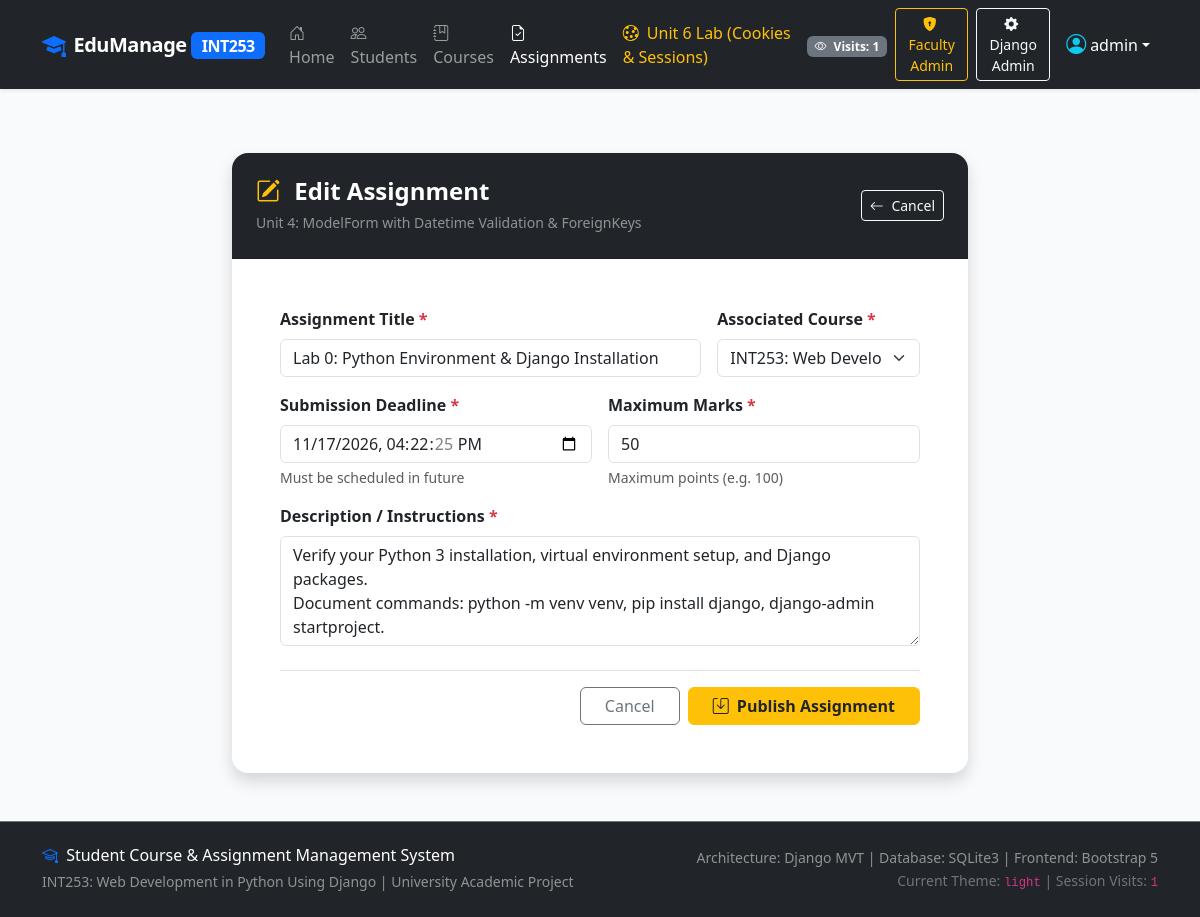
The app's page /assignments/3/edit/ (signed in) with its own data.
### assignments/models.py (models this page shows, shortened)
class Assignment(models.Model):
    assignment_title = models.CharField(
        max_length=200,
        verbose_name="Assignment Title",
        help_text="Title of the assignment or practical project task"
    )
    description = models.TextField(
        verbose_name="Description / Instructions",
        help_text="Detailed problem statement and submission instructions"
    )
    course = models.ForeignKey(
        Course,
        on_delete=models.CASCADE,
        related_name='assignments',
        verbose_name="Associated Course"
    )
    deadline = models.DateTimeField(
        verbose_name="Submission Deadline",
        help_text="Date and time when submissions close"
    )
    max_marks = models.PositiveIntegerField(
        default=100,
        verbose_name="Maximum Marks",
        help_text="Total marks allocated for this assignment"
    )
    created_at = models.DateTimeField(
        auto_now_add=True,
        verbose_name="Created At"
    )
    updated_at = models.DateTimeField(
        auto_now=True,
        verbose_name="Last Updated"
    )
    class Meta:
        ordering = ['deadline', '-created_at']
        verbose_name = "Assignment"
        verbose_name_plural = "Assignments"

### assignments/views.py (the view)
# urls.py: path('<int:pk>/edit/', views.assignment_update_view, name='edit'),
@login_required
def assignment_update_view(request, pk):
    if not (request.user.is_staff or request.user.is_superuser):
        messages.error(request, "Permission denied: Only faculty can modify assignments.")
        return redirect('assignments:detail', pk=pk)
    assignment = get_object_or_404(Assignment, pk=pk)
    if request.method == 'POST':
        form = AssignmentForm(request.POST, instance=assignment)
        if form.is_valid():
            form.save()
            messages.success(request, f"Assignment '{assignment.assignment_title}' updated successfully.")
            return redirect('assignments:detail', pk=assignment.pk)
        else:
            messages.error(request, "Please check the submitted form values.")
    else:
        form = AssignmentForm(instance=assignment)
    context = {
        'form': form,
        'assignment': assignment,
        'is_edit': True,
        'page_title': f"Edit Assignment: {assignment.assignment_title}",
    }
    return render(request, 'assignments/assignment_form.html', context)

### assignments/forms.py (shortened to what this page needs)
class AssignmentForm(forms.ModelForm):
    class Meta:
        model = Assignment
        fields = ['course', 'assignment_title', 'description', 'deadline', 'max_marks']
        widgets = {
            'course': forms.Select(attrs={'class': 'form-select'}),
            'assignment_title': forms.TextInput(attrs={'class': 'form-control', 'placeholder': 'e.g. Lab 4: Django ORM Queries'}),
            'description': forms.Textarea(attrs={'class': 'form-control', 'rows': 4, 'placeholder': 'Detailed requirements and instructions'}),
            'deadline': forms.DateTimeInput(attrs={'class': 'form-control', 'type': 'datetime-local'}),
            'max_marks': forms.NumberInput(attrs={'class': 'form-control', 'min': 10, 'max': 100}),
        }

### accounts/context_processors.py (called while the page is built)
def global_user_context(request):
    context = {
        'theme_preference': request.COOKIES.get('theme_preference', 'light'),
        'session_visit_count': request.session.get('visit_count', 1),
        'current_student': None,
    }
    if request.user.is_authenticated:
        try:
            if hasattr(request.user, 'student_profile'):
                context['current_student'] = request.user.student_profile
        except Exception:
            context['current_student'] = None
    return context

### courses/models.py (called while the page is built)
    def __str__(self):
        return f"{self.course_code}: {self.course_name}"

### templates/assignments/assignment_form.html (shortened to what this page needs)
{% extends 'base.html' %}
{% block content %}
<div class="row justify-content-center my-4">
    <div class="col-lg-8">
        <div class="card shadow border-0 rounded-4">
            <div class="card-header bg-dark text-white p-4 rounded-top-4 d-flex justify-content-between align-items-center">
                <div>
                    <h4 class="fw-bold mb-1">
                        {% if is_edit %}
                            <i class="bi bi-pencil-square text-warning me-2"></i> Edit Assignment
                        {% else %}
                            <i class="bi bi-file-earmark-plus text-primary me-2"></i> Post New Assignment
                        {% endif %}
                    </h4>
                    <small class="text-white-50">Unit 4: ModelForm with Datetime Validation & ForeignKeys</small>
                </div>
                <a href="{% url 'assignments:list' %}" class="btn btn-outline-light btn-sm">
                    <i class="bi bi-arrow-left me-1"></i> Cancel
                </a>
            </div>
            <div class="card-body p-4 p-md-5">
                <form method="POST" novalidate>
                    <div class="row g-3 mb-4">
                        <div class="col-md-8">
                            <label for="{{ form.assignment_title.id_for_label }}" class="form-label fw-semibold">
                                {{ form.assignment_title.label }} <span class="text-danger">*</span>
                            </label>
                            {{ form.assignment_title }}
                        </div>
                        <div class="col-md-4">
                            <label for="{{ form.course.id_for_label }}" class="form-label fw-semibold">
                                {{ form.course.label }} <span class="text-danger">*</span>
                            </label>
                            {{ form.course }}
                        </div>
                        <div class="col-md-6">
                            <label for="{{ form.deadline.id_for_label }}" class="form-label fw-semibold">
                                {{ form.deadline.label }} <span class="text-danger">*</span>
                            </label>
                            {{ form.deadline }}
                            <small class="text-muted d-block mt-1">Must be scheduled in future</small>
                        </div>
                        <div class="col-md-6">
                            <label for="{{ form.max_marks.id_for_label }}" class="form-label fw-semibold">
                                {{ form.max_marks.label }} <span class="text-danger">*</span>
                            </label>
                            {{ form.max_marks }}
                            <small class="text-muted d-block mt-1">Maximum points (e.g. 100)</small>
                        </div>
                        <div class="col-12">
                            <label for="{{ form.description.id_for_label }}" class="form-label fw-semibold">
                                {{ form.description.label }} <span class="text-danger">*</span>
                            </label>
                            {{ form.description }}
                        </div>
                    </div>
                    <div class="d-flex justify-content-end gap-2 pt-3 border-top">
                        <a href="{% url 'assignments:list' %}" class="btn btn-outline-secondary px-4">Cancel</a>
                        <button type="submit" class="btn btn-warning px-4 fw-semibold text-dark">
                            <i class="bi bi-save me-1"></i> Publish Assignment
                        </button>
                    </div>
                </form>
            </div>
        </div>
    </div>
</div>
{% endblock %}

### templates/base.html (shortened to what this page needs)
{% load static %}
<!DOCTYPE html>
<html lang="en">
<head>
    <link href="https://cdn.jsdelivr.net/npm/bootstrap@5.3.3/dist/css/bootstrap.min.css" rel="stylesheet">
    <link rel="stylesheet" href="https://cdn.jsdelivr.net/npm/bootstrap-icons@1.11.3/font/bootstrap-icons.min.css">
    <link rel="stylesheet" href="{% static 'css/custom.css' %}">
</head>
<body class="theme-{{ theme_preference|default:'light' }}">
    <nav class="navbar navbar-expand-lg navbar-dark bg-dark shadow-sm sticky-top">
        <div class="container">
            <a class="navbar-brand brand-logo d-flex align-items-center" href="{% url 'home' %}">
                <i class="bi bi-mortarboard-fill text-primary me-2 fs-4"></i>
                <span>EduManage <span class="badge bg-primary text-white fs-6">INT253</span></span>
            </a>
            <div class="collapse navbar-collapse" id="navbarContent">
                <ul class="navbar-nav me-auto mb-2 mb-lg-0">
                    <li class="nav-item">
                        <a class="nav-link {% if request.path == '/' %}active{% endif %}" href="{% url 'home' %}">
                            <i class="bi bi-house-door me-1"></i> Home
                        </a>
                    </li>
                    <li class="nav-item">
                        <a class="nav-link {% if '/students/' in request.path %}active{% endif %}" href="{% url 'students:list' %}">
                            <i class="bi bi-people me-1"></i> Students
                        </a>
                    </li>
                    <li class="nav-item">
                        <a class="nav-link {% if '/courses/' in request.path %}active{% endif %}" href="{% url 'courses:list' %}">
                            <i class="bi bi-journal-bookmark me-1"></i> Courses
                        </a>
                    </li>
                    <li class="nav-item">
                        <a class="nav-link {% if '/assignments/' in request.path %}active{% endif %}" href="{% url 'assignments:list' %}">
                            <i class="bi bi-file-earmark-check me-1"></i> Assignments
                        </a>
                    </li>
                    <li class="nav-item">
                        <a class="nav-link text-warning {% if '/session-cookie-demo/' in request.path %}active{% endif %}" href="{% url 'accounts:session_cookie_demo' %}">
                            <i class="bi bi-cookie me-1"></i> Unit 6 Lab (Cookies & Sessions)
                        </a>
                    </li>
                </ul>
                <ul class="navbar-nav ms-auto align-items-center">
                    <li class="nav-item me-2 d-none d-md-block">
                        <span class="badge bg-secondary" title="Session Page Views (request.session)">
                            <i class="bi bi-eye me-1"></i> Visits: {{ session_visit_count|default:1 }}
                        </span>
                    </li>
                    {% if user.is_authenticated %}
                        {% if user.is_staff or user.is_superuser %}
                            <li class="nav-item me-2">
                                <a href="{% url 'admin_dashboard' %}" class="btn btn-sm btn-outline-warning">
                                    <i class="bi bi-shield-lock-fill me-1"></i> Faculty Admin
                                </a>
                            </li>
                            <li class="nav-item me-2">
                                <a href="/admin/" target="_blank" class="btn btn-sm btn-outline-light" title="Open Django Built-in Admin Console">
                                    <i class="bi bi-gear-fill me-1"></i> Django Admin
                                </a>
                            </li>
                        {% else %}
                            <li class="nav-item me-2">
                                <a href="{% url 'dashboard' %}" class="btn btn-sm btn-outline-info">
                                    <i class="bi bi-speedometer2 me-1"></i> My Dashboard
                                </a>
                            </li>
                        {% endif %}
                        <li class="nav-item dropdown">
                            <a class="nav-link dropdown-toggle d-flex align-items-center text-white" href="#" id="userDropdown" role="button" data-bs-toggle="dropdown" aria-expanded="false">
                                <i class="bi bi-person-circle fs-5 me-1 text-info"></i>
                                <span>{{ user.username }}</span>
                            </a>
                        </li>
                    {% endif %}
                </ul>
            </div>
        </div>
    </nav>
    <main class="container my-4">
        {% block content %}{% endblock %}
    </main>
    <footer class="footer bg-dark text-white-50 py-4 mt-auto border-top border-secondary">
        <div class="container">
            <div class="row align-items-center">
                <div class="col-md-6 mb-3 mb-md-0">
                    <h6 class="text-white mb-1">
                        <i class="bi bi-mortarboard me-1 text-primary"></i> Student Course & Assignment Management System
                    </h6>
                    <small>INT253: Web Development in Python Using Django | University Academic Project</small>
                </div>
                <div class="col-md-6 text-md-end">
                    <small class="d-block">Architecture: Django MVT | Database: SQLite3 | Frontend: Bootstrap 5</small>
                    <small class="text-secondary">Current Theme: <code>{{ theme_preference|default:'light' }}</code> | Session Visits: <code>{{ session_visit_count|default:1 }}</code></small>
                </div>
            </div>
        </div>
    </footer>
</body>
</html>

### static/css/custom.css (style rules this page uses)
:root { --primary-color: #0d6efd; --primary-hover: #0b5ed7; --sidebar-bg: #1e293b; --sidebar-color: #cbd5e1; --sidebar-active: #38bdf8; --card-shadow: 0 0.125rem 0.25rem rgba(0, 0, 0, 0.075); }
body.theme-light { background-color: #f8fafc; color: #1e293b; }
body { min-height: 100vh; display: flex; flex-direction: column; font-family: system-ui, -apple-system, "Segoe UI", Roboto, "Helvetica Neue", "Noto Sans", sans-serif; }
main { flex: 1 0 auto; }
.footer { flex-shrink: 0; }
.brand-logo { font-weight: 700; letter-spacing: -0.5px; }

### records on screen
Assignment: assignment_title "Lab 0: Python Environment & Django Installation", course "INT253: Web Development in Python Using Django", deadline "11/17/2026 16:22:25", max_marks "50", description "Verify your Python 3 installation, virtual environment setup, and Django packages. Document commands: python -m venv venv, pip install django, django-admin startproject."

### other values on screen
{{ session_visit_count|default:1 }} "1"
{{ user.username }} "admin"
{{ theme_preference|default:'light' }} "light"
